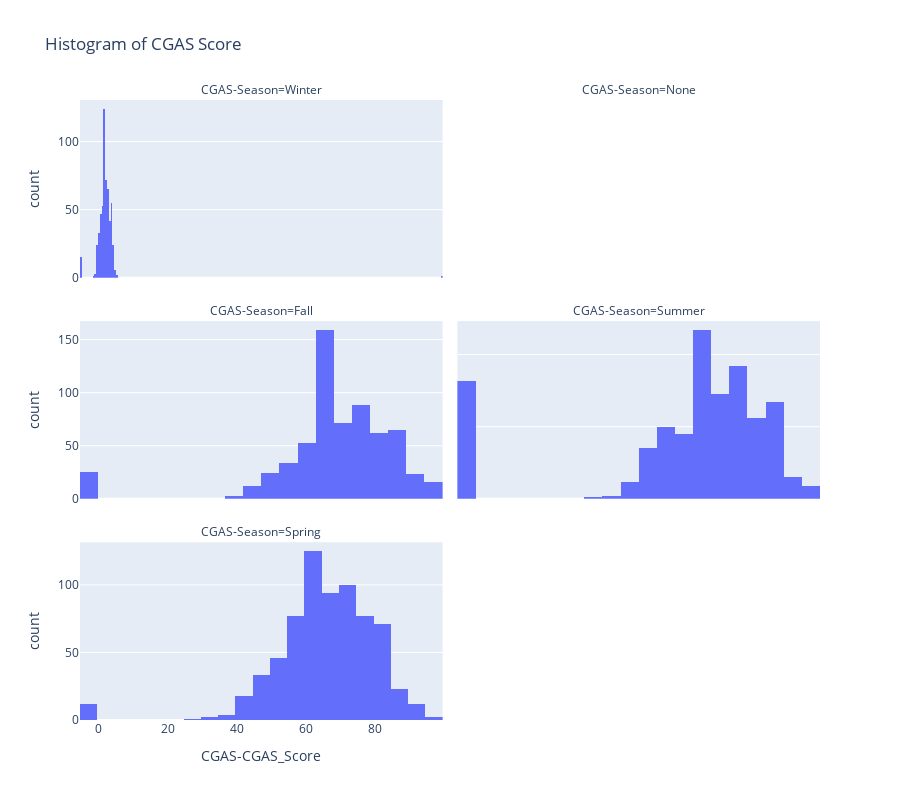

Write notebook code for a chart like this one.
### Markdown cell above
#### CSV Data Exploration: Children's Global Assessment Scale

### Code cell
histogramSeason(tableData, x='CGAS-CGAS_Score', facet='CGAS-Season', title='Histogram of CGAS Score')

### Figure 1 — Plotly figure (JSON) as saved in the notebook; plotly's stock layout.template omitted (floating-point values rounded to 4 significant figures; data arrays with more than 128 entries replaced by an {"elided": "..."} marker saying what was removed)
{"data": [{"alignmentgroup": "True", "bingroup": "x", "hovertemplate": "CGAS-Season=Winter<br>CGAS-CGAS_Score=%{x}<br>count=%{y}<extra></extra>", "legendgroup": "", "marker": {"color": "#636efa", "pattern": {"shape": ""}}, "name": "", "offsetgroup": "", "orientation": "v", "showlegend": false, "type": "histogram", "x": {"elided": "567 int values"}, "xaxis": "x5", "yaxis": "y5"}, {"alignmentgroup": "True", "bingroup": "x", "hovertemplate": "CGAS-Season=Fall<br>CGAS-CGAS_Score=%{x}<br>count=%{y}<extra></extra>", "legendgroup": "", "marker": {"color": "#636efa", "pattern": {"shape": ""}}, "name": "", "offsetgroup": "", "orientation": "v", "showlegend": false, "type": "histogram", "x": {"elided": "635 int values"}, "xaxis": "x3", "yaxis": "y3"}, {"alignmentgroup": "True", "bingroup": "x", "hovertemplate": "CGAS-Season=Summer<br>CGAS-CGAS_Score=%{x}<br>count=%{y}<extra></extra>", "legendgroup": "", "marker": {"color": "#636efa", "pattern": {"shape": ""}}, "name": "", "offsetgroup": "", "orientation": "v", "showlegend": false, "type": "histogram", "x": {"elided": "656 int values"}, "xaxis": "x4", "yaxis": "y4"}, {"alignmentgroup": "True", "bingroup": "x", "hovertemplate": "CGAS-Season=Spring<br>CGAS-CGAS_Score=%{x}<br>count=%{y}<extra></extra>", "legendgroup": "", "marker": {"color": "#636efa", "pattern": {"shape": ""}}, "name": "", "offsetgroup": "", "orientation": "v", "showlegend": false, "type": "histogram", "x": {"elided": "697 int values"}, "xaxis": "x", "yaxis": "y"}], "layout": {"annotations": [{"font": {}, "showarrow": false, "text": "CGAS-Season=Spring", "x": 0.245, "xanchor": "center", "xref": "paper", "y": 0.2867, "yanchor": "bottom", "yref": "paper"}, {"font": {}, "showarrow": false, "text": "CGAS-Season=Fall", "x": 0.245, "xanchor": "center", "xref": "paper", "y": 0.6433, "yanchor": "bottom", "yref": "paper"}, {"font": {}, "showarrow": false, "text": "CGAS-Season=Summer", "x": 0.755, "xanchor": "center", "xref": "paper", "y": 0.6433, "yanchor": "bottom", "yref": "paper"}, {"font": {}, "showarrow": false, "text": "CGAS-Season=Winter", "x": 0.245, "xanchor": "center", "xref": "paper", "y": 1.0, "yanchor": "bottom", "yref": "paper"}, {"font": {}, "showarrow": false, "text": "CGAS-Season=None", "x": 0.755, "xanchor": "center", "xref": "paper", "y": 1.0, "yanchor": "bottom", "yref": "paper"}], "barmode": "relative", "height": 800, "legend": {"tracegroupgap": 0}, "title": {"text": "Histogram of CGAS Score"}, "xaxis": {"anchor": "y", "domain": [0, 0.49], "title": {"text": "CGAS-CGAS_Score"}}, "xaxis2": {"anchor": "y2", "domain": [0.51, 1], "title": {"text": "CGAS-CGAS_Score"}}, "xaxis3": {"anchor": "y3", "domain": [0, 0.49], "showticklabels": false}, "xaxis4": {"anchor": "y4", "domain": [0.51, 1], "showticklabels": false}, "xaxis5": {"anchor": "y5", "domain": [0, 0.49], "showticklabels": false}, "xaxis6": {"anchor": "y6", "domain": [0.51, 1], "showticklabels": false}, "yaxis": {"anchor": "x", "domain": [0, 0.2867], "title": {"text": "count"}}, "yaxis2": {"anchor": "x2", "domain": [0, 0.2867], "showticklabels": false}, "yaxis3": {"anchor": "x3", "domain": [0.3567, 0.6433], "title": {"text": "count"}}, "yaxis4": {"anchor": "x4", "domain": [0.3567, 0.6433], "showticklabels": false}, "yaxis5": {"anchor": "x5", "domain": [0.7133, 1.0], "title": {"text": "count"}}, "yaxis6": {"anchor": "x6", "domain": [0.7133, 1.0], "showticklabels": false}}}
